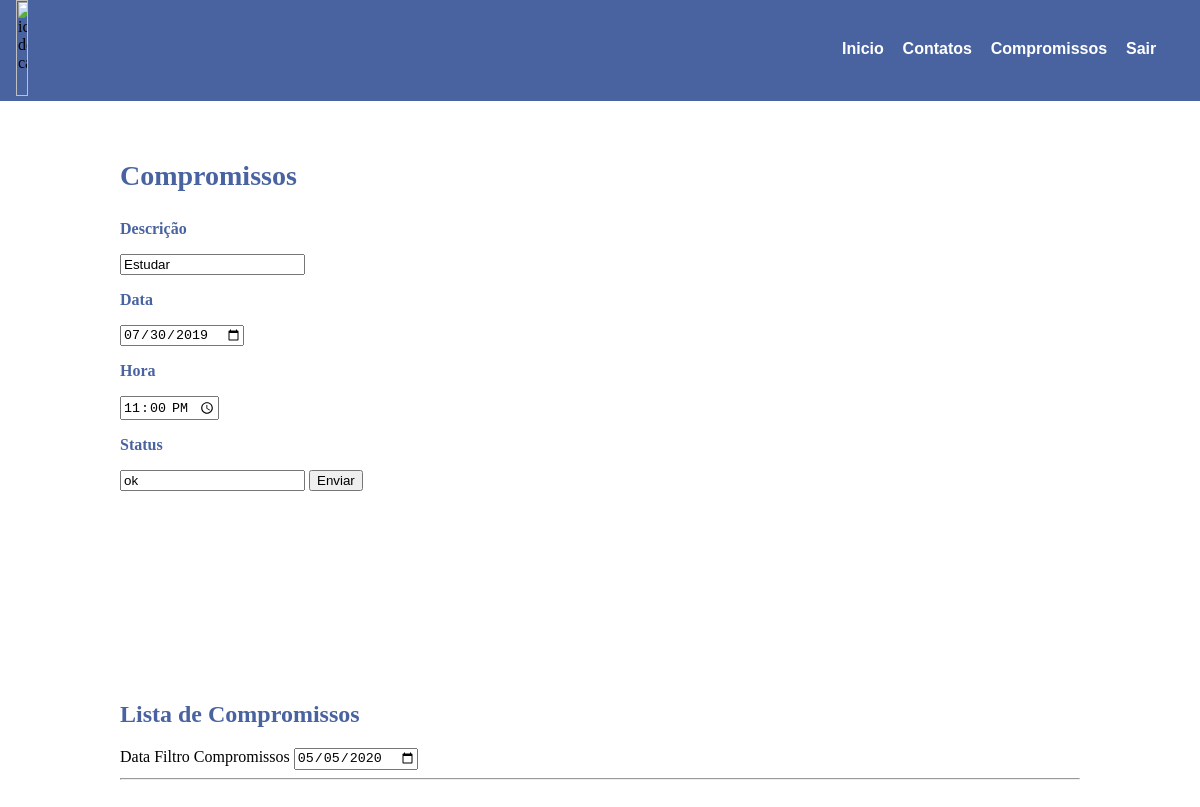
Screenshot of /compromissos.php?id_compromisso=3 (signed in) with the database file from the repository.
### tables this page shows
CREATE TABLE `compromissos` (
  `id_compromisso` int(11) NOT NULL,
  `id_usuario` int(11) NOT NULL,
  `descricao` varchar(100) NOT NULL,
  `data` date NOT NULL,
  `hora` time NOT NULL,
  `status` varchar(10) NOT NULL
);

### classes/ClassCompromissos.php (called while the page is built, shortened)
<?php
Class Compromissos extends Conexao {
private $id;
private $descricao;
private $data;
private $hora;
private $status;
private $id_usuario;
public function SetId($valor)
	{
		$this->id = $valor;
	}
public function GetId()
	{
	return $this->id;
	}
public function SetDescricao($valor)
	{
		$this->descricao = $valor;
	}
public function GetDescricao()
	{
	return $this->descricao;
	}
	public function SetData($valor)
	{
		$this->data = $valor;
	}
public function GetData()
	{
	return $this->data;
	}
	public function SetHora($valor)
	{
		$this->hora= $valor;
	}
public function GetHora()
	{
	return $this->hora;
	}
public function SetStatus($valor)
	{
		$this->status = $valor;
	}
public function GetStatus()
	{
	return $this->status;
    }
    public function SetIdUsuario($valor)
	{
		$this->id_usuario = $valor;
	}
public function GetIdUsuario()
	{
	return $this->id_usuario;
	}
function Alterar()
	{
		$id = $this->GetId();
		$descricao = $this->GetDescricao();
		$data = $this->GetData();
		$hora = $this->GetHora();
		$status = $this->GetStatus();
		$id_usuario = $this->GetIdUsuario();
		 $conn = $this->getConn();
		  $sql = "UPDATE compromissos SET descricao = :descricao, data = :data, hora = :hora, status = :status, id_usuario = :id_usuario where id_compromisso = :id_compromisso ";
		$stmt  = $conn->prepare($sql);
		$stmt->bindParam(':descricao', $descricao);
		$stmt->bindParam(':data', $data);
		$stmt->bindParam(':hora', $hora);
		$stmt->bindParam(':status', $status);
		$stmt->bindParam(':id_usuario', $id_usuario);
		$stmt->bindParam(':id_compromisso', $id);
		$retorno = $stmt->execute();
		return $retorno;
	}
	 function ProcurarCompromisso()
	 {
		$id = $this->GetId();
		$sql = "select * from compromissos where id_compromisso = :id_compromisso";
		$conn = $this->getConn();
		$stmt = $conn->prepare($sql);
		$stmt->bindParam(':id_compromisso', $id);
		$stmt->execute();
		$retorno = $stmt->fetchObject();
		return $retorno;
	}
}
?>

### compromissos.php (the view, shortened to what this page needs)
<?php
require_once("classes/ClassCompromissos.php");
	$descricao = "";
	$data = "";
	$hora = "";
	$status = "";
if(isset($_GET['id_compromisso']))
{
	$id = $_GET['id_compromisso'];
	$objCompromisso = new Compromissos();
	$objCompromisso->SetID($id);
	$retorno = $objCompromisso->ProcurarCompromisso();
	$descricao = $retorno->descricao;
	$data = $retorno->data;
	$hora = $retorno->hora;
	$status = $retorno->status;
}
?>
<html>
	<head>
		<link rel="stylesheet" type="text/css" href="css/folha.css" media="screen" />
	</head>
	<body>
		<?php
			include_once("topo.php");
		?>
		<main>
			<article>
				<section id="contatos">
				<div id="formcontatos" >
					<form id="form" name="form" action="compromissos.php" method="post" >
					<h1> Compromissos </h1>
                    <div id="left">
						<h3> Descrição </h3>
						<input  type="text" name="descricao" value="<?php print $descricao?>"  required />
						<h3> Data </h3>
						<input  type="date" name="data"  value="<?php print $data?>" required />
						<h3> Hora </h3>
						<input  type="time" name="hora"  value="<?php print $hora?>" required />
						<h3> Status </h3>
						<input type="text" name="status" value="<?php print $status?>"    required />
						<input type="submit" name="Enviar" value="Enviar" /><br /><br />
                        </div>
							</form>
                        </div>
				</section>
				<section id="listacompromissos" >
				<?php
				$datahoje = date("Y-m-d");
				?>
				<form id="form" name="form" action="compromissos.php" method="post" >
					<h2>Lista de Compromissos</h2>
					Data Filtro Compromissos
					<input type="date" name="data" id="data" value="<?php print $datahoje; ?>" required />
				    <hr/>
				</form>
			</section>
			</article>
		</main>
	</body>
</html>

### css/folha.css (style rules this page uses)
body { margin: 0px; padding: 0px; }
h1 { font-size: 28px; color: #4863A0; }
h2 { color: #4863A0; }
h3 { font-size: 16px; color: #4863A0; }
#contatos { width:80%; margin: 0 auto; margin-top: 4em; }
#formcontatos { width: 100%; margin: 0 auto; }
#listacompromissos { width: 80%; height: 10em; margin: 0 auto; margin-top: 12em; margin-bottom: 10em; }

### rows the page displays
compromissos: descricao "Estudar", data "07/30/2019", hora "23:00:00", status "ok"
